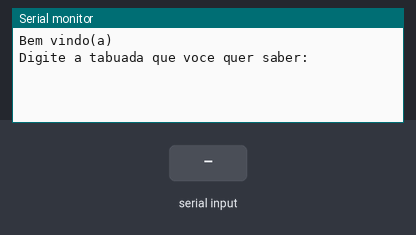
A sketch run on a simulated Arduino Uno, built with avr-gcc and run on an emulated ATmega328P. Shown: the last lines printed to the serial monitor. Inputs (shaded band) come from the test bench.

Above: at 1.2 s.
1.3 s: "90,45\n" received over Serial
At 1.49 s:
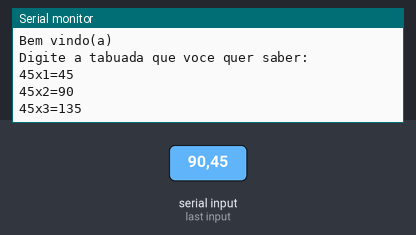
2.8 s: "30,150\n" received over Serial
At 5.2 s:
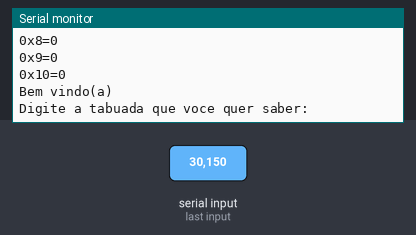
Timing chart, 0 to 6.7 s (numbered marks = the images above; inputs shaded):
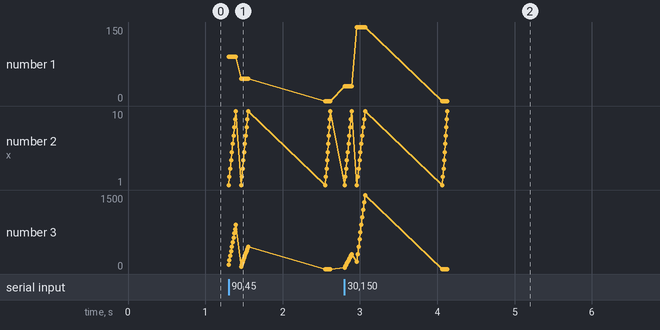

Measured:
- after the input at 1.3 s, the serial monitor: prints a new line at once (image 1)
- after the input at 2.8 s, the serial monitor: prints a new line at once (image 2)

The sketch:

desafio_da_tabuada.ino
```cpp
void setup()
{
  Serial.begin(9600);
}
int numero1;
int resultado;
void loop()
{
  Serial.println("Bem vindo(a)");
  Serial.println("Digite a tabuada que voce quer saber:");
  while(! Serial.available()) {} //Aguarde o usuario digitar
  numero1 = Serial.parseInt();

  for(int contador = 1; contador <= 10; contador++){
  resultado = numero1 * contador;
  Serial.println(String(numero1) + "x" + String(contador) + "=" + String(resultado));
  }

}
```
